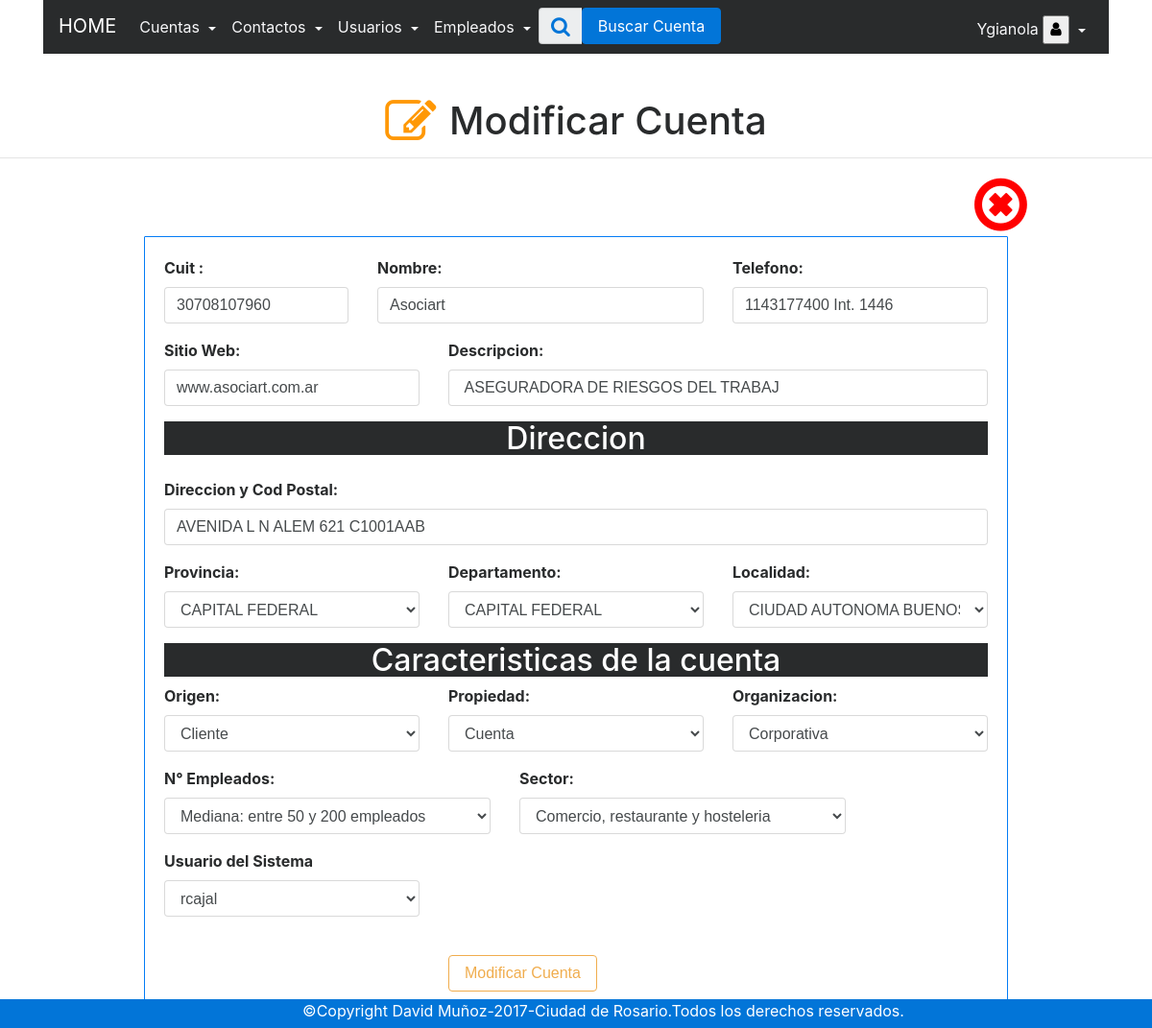
/php/modificar_cuenta.php?id=2 (signed in), run on an earlier commit of the app's database.
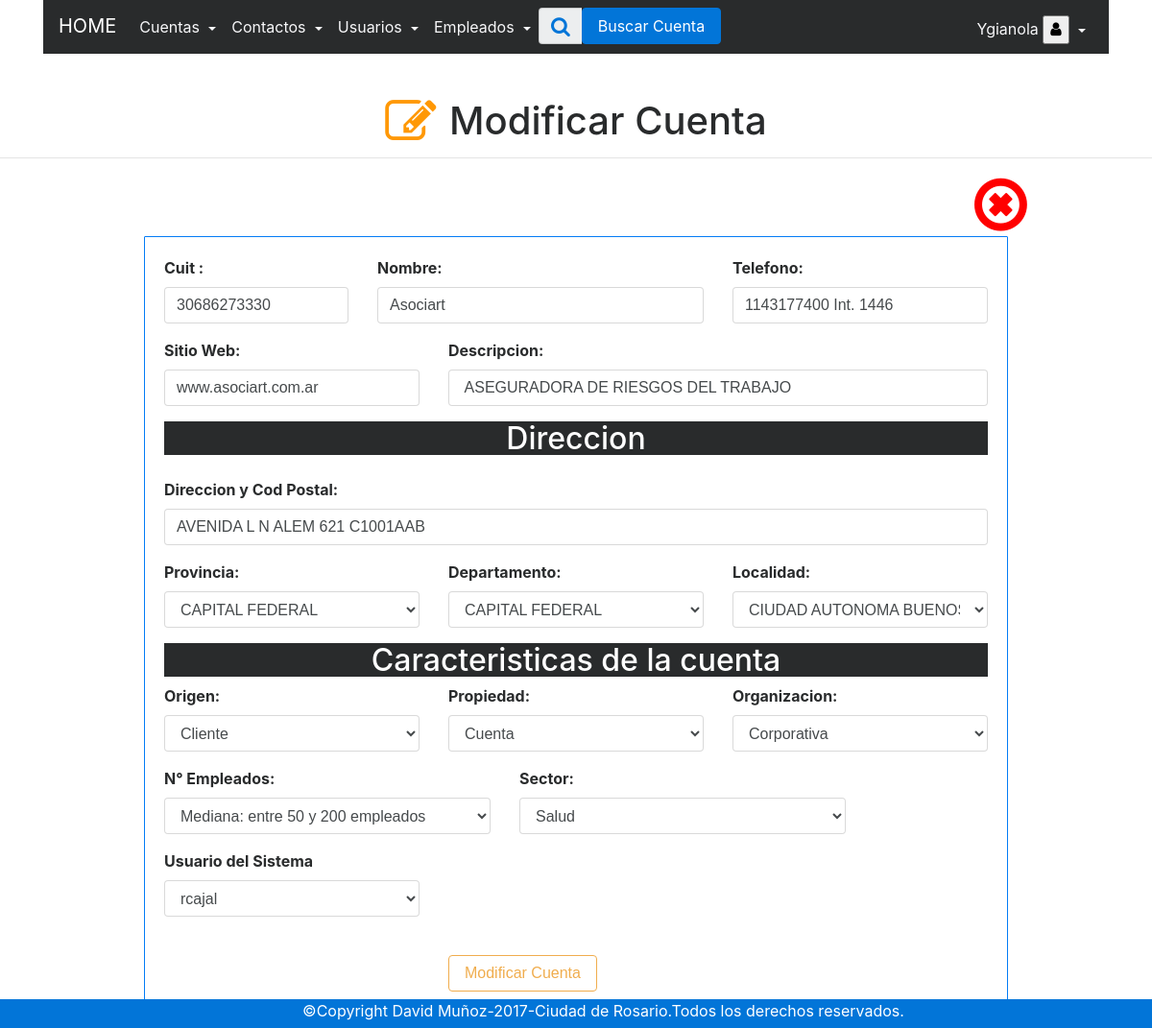
And on a later commit of the database.
### tables this page shows
CREATE TABLE IF NOT EXISTS `cuentas` (
  `id` int(255) NOT NULL AUTO_INCREMENT,
  `usuario_id` int(255) DEFAULT '1',
  `direccion_id` int(255) DEFAULT NULL,
  `cuit` varchar(11) NOT NULL DEFAULT '0',
  `nombreempresa` varchar(250) NOT NULL DEFAULT '0',
  `telefono` varchar(50) NOT NULL DEFAULT '0',
  `sitioweb` varchar(50) DEFAULT '0',
  `estado` int(1) NOT NULL DEFAULT '0',
  `descripcion` varchar(250) DEFAULT '0',
  PRIMARY KEY (`id`),
  UNIQUE KEY `cuit` (`cuit`),
  KEY `FK_cuentas_usuarios` (`usuario_id`),
  KEY `IdCiudad` (`direccion_id`),
  CONSTRAINT `FK_cuentas_direcciones` FOREIGN KEY (`direccion_id`) REFERENCES `direcciones` (`id`) ON DELETE CASCADE ON UPDATE CASCADE,
  CONSTRAINT `FK_cuentas_usuarios` FOREIGN KEY (`usuario_id`) REFERENCES `usuarios` (`id`) ON DELETE CASCADE ON UPDATE CASCADE
);

CREATE TABLE IF NOT EXISTS `direcciones` (
  `id` int(255) NOT NULL AUTO_INCREMENT,
  `provincia_id` int(255) DEFAULT '0',
  `departamento_id` int(255) DEFAULT '0',
  `localidad_id` int(255) DEFAULT '0',
  `CodPostal` varchar(255) NOT NULL DEFAULT '0',
  PRIMARY KEY (`id`),
  KEY `IdProvincia` (`provincia_id`),
  KEY `IdDetalleCiudad` (`departamento_id`),
  KEY `IdLocalidad` (`localidad_id`),
  CONSTRAINT `FK_direccion_departamentos` FOREIGN KEY (`departamento_id`) REFERENCES `departamentos` (`id`) ON DELETE CASCADE ON UPDATE CASCADE,
  CONSTRAINT `FK_direccion_localidades` FOREIGN KEY (`localidad_id`) REFERENCES `localidades` (`id`) ON DELETE CASCADE ON UPDATE CASCADE,
  CONSTRAINT `FK_direccion_provincias` FOREIGN KEY (`provincia_id`) REFERENCES `provincias` (`id`) ON DELETE CASCADE ON UPDATE CASCADE
);

CREATE TABLE IF NOT EXISTS `provincias` (
  `id` int(255) NOT NULL AUTO_INCREMENT,
  `nombre` varchar(50) NOT NULL DEFAULT '0',
  PRIMARY KEY (`id`)
);

### php/modificar_cuenta.php (called while the page is built, shortened)
<?php session_start();
require 'conexion.php';
if (isset($_GET['id'])) {
    $id  = $_GET["id"];
    $sql = $conexion->prepare("SELECT * FROM  cuentas WHERE id =:id");
    $sql->execute(array(':id' => $id));
    $res = $sql->fetchAll(PDO::FETCH_OBJ);
}
require '../views/cuentas/modificar_cuenta.view.php';

### views/cuentas/modificar_cuenta.view.php (the view, shortened to what this page needs)
<?php require '../views/menu/menucuenta_activa.view.php';?>
<h1 align="center"><i class="editarcuenta fa fa-pencil-square-o fa-lg" aria-hidden="true">&nbsp;</i>Modificar Cuenta</h1>
<hr>
<div class="offset-10 col-sm-1">
<a href="../php/index_cuenta.php" onclick="return confirm('¿Desea Cancelar?')" data-toggle="tooltip" data-placement="bottom" title="Cancelar"><i class="cancelform fa fa-times-circle-o fa-4x" aria-hidden="true"></i></i>
</a>
</div>
<form class="form-comtrol formod" action="<?php echo htmlspecialchars($_SERVER['PHP_SELF']); ?>" method="post" name="form">
<div class="form-group row">
<?php foreach ($res as $key): ?>
  <div class="col-sm-3">
  <label  for="inputEmail1"><strong>Cuit :</strong></label>
    <input pattern="\d{11}"  required required type="text" name="cuit" class="form-control" title="El Cuit debe tener 11 digitos enteros ej: 30710316097" value="<?php echo $key->cuit ?>" >
  </div>
  <div class="col-sm-5">
  <label  for="inputEmail1"><strong>Nombre:</strong></label>
    <input required="" type="text" name="nombreempresa" class="form-control" value="<?php echo $key->nombreempresa ?>" >
  </div>
  <div class="col-sm-4">
  <label  for="inputEmail1"><strong>Telefono:</strong></label>
    <input type="text" name="telefono" class="form-control" value="<?php echo $key->telefono ?>" >
  </div>
</div>
<div class="form-group row">
  <div class="col-sm-4">
  <label  for="inputEmail1"><strong>Sitio Web:</strong></label>
    <input type="text" name="sitioweb" class="form-control" value="<?php echo $key->sitioweb ?>">
  </div>
  <div class="col-sm-8">
  <label  for="inputEmail1"><strong>Descripcion:</strong></label>
    <input type="text" name="descripcion" class="form-control" value="<?php echo $key->descripcion ?>">
  </div>
</div>
<?php endforeach?>
<?php
$siddirecprov = $conexion->prepare("SELECT dir.id  ,dir.CodPostal as 'direccion',prov.id as 'provid', prov.nombre as 'provnombre'
FROM provincias prov JOIN
direcciones dir ON dir.provincia_id=prov.id JOIN
cuentas cue ON cue.direccion_id=dir.id
WHERE   cue.id= $id");
$siddirecprov->execute();
$rsiddirecprov = $siddirecprov->fetchAll(PDO::FETCH_OBJ);
?>
<?php foreach ($rsiddirecprov as $siddirecprov): ?>
  <div  class="bg-inverse text-white">
<h2 align="center">Direccion</h2>
</div>
<div class="form-group row">
<div class="col-sm-12">
<label  for="inputEmail1"><strong>Direccion y Cod Postal:</strong></label>
<input type="text" name="direccion"  class="form-control" placeholder="Direccion y Cod Postal" value="<?php echo $siddirecprov->direccion ?>">
</div>
</div>
<?php endforeach;?>
<?php
$queryselected = $conexion->prepare("SELECT dir.id as 'dirid' ,prov.id as 'provid', prov.nombre as 'provnombre'
FROM provincias prov JOIN
direcciones dir ON dir.provincia_id=prov.id JOIN
cuentas cue ON cue.direccion_id=dir.id
WHERE   cue.id= $id");
$queryselected->execute();
$rqueryselected = $queryselected->fetchAll(PDO::FETCH_OBJ);
foreach ($rqueryselected as $queryselected): ?>
<div class="form-group row">
<div class="col-sm-4">
<label  for="inputEmail1"><strong>Provincia:</strong></label>
<select class="form-control" name="provincia" id="provincia">
<option selected="selected" value="<?php echo $queryselected->provid ?>" >
<?php echo $queryselected->provnombre ?></option>
<?php endforeach;?>
</select>
</div>
<?php
$depselected = $conexion->prepare("SELECT   dir.departamento_id,dep.nombre
FROM provincias prov
JOIN departamentos dep ON prov.id=dep.provincia_id
JOIN direcciones dir ON dir.provincia_id=prov.id
JOIN cuentas cue ON cue.direccion_id=dir.id
WHERE cue.id=$id and dir.departamento_id=dep.id");
$depselected->execute();
$rdepselected = $depselected->fetchAll(PDO::FETCH_OBJ);
foreach ($rdepselected as $depselected): ?>
<div class="col-sm-4">
<label  for="inputEmail1"><strong>Departamento:</strong></label>
<select class="form-control " name="departamento" id="departamento">
<option selected="selected" value="<?php echo $depselected->departamento_id ?>" >
<?php echo $depselected->nombre ?></option>
<?php endforeach;?>
</select>
</div>
<?php
$locselect = $conexion->prepare("SELECT   dir.localidad_id,loc.nombre
FROM provincias prov
JOIN departamentos dep ON prov.id=dep.provincia_id
JOIN localidades loc ON dep.id=loc.departamento_id
JOIN direcciones dir ON dir.provincia_id=prov.id
JOIN cuentas cue ON cue.direccion_id=dir.id
WHERE cue.id=$id and dir.localidad_id=loc.id");
$locselect->execute();
$rlocselect = $locselect->fetchAll(PDO::FETCH_OBJ);
foreach ($rlocselect as $locselect): ?>
<div class="col-sm-4">
<label  for="inputEmail1"><strong>Localidad:</strong></label>
<select class="form-control" name="localidad" id="localidad">
<option selected="selected" value="<?php echo $locselect->localidad_id ?>" >
<?php echo $locselect->nombre ?></option>
<?php endforeach;?>
</select>
</div>
</div>
<?php
$toriedit = $conexion->prepare("SELECT  tori.id,tori.descripcion
FROM tipos_origenes tori
JOIN origenes ori ON tori.id=ori.tipoorigen_id
JOIN cuentas cue ON ori.cuenta_id=cue.id
WHERE cue.id=$id");
$toriedit->execute();
$rtoriedit = $toriedit->fetchAll(PDO::FETCH_OBJ);
?>
 <div  class="bg-inverse text-white">
<h2 align="center">Caracteristicas de la cuenta</h2>
</div>
<div class="form-group row">
<div class="col-sm-4">
<label  for="inputEmail1"><strong>Origen:</strong></label>
<select required class="form-control" id="tiorigen" name="tiorigen">
<?php foreach ($rtoriedit as $toriedit): ?>
<option selected="selected" value="<?php echo $toriedit->id; ?>" ></a>
<?php echo $toriedit->descripcion; ?>
<?php endforeach;?>
</option>
</select>
</div>
<?php
$tpropedit = $conexion->prepare("SELECT tprop.id,tprop.descripcion
FROM tipos_propiedades tprop
JOIN propiedades prop ON prop.tipopropiedad_id=tprop.id
JOIN cuentas cue ON prop.cuenta_id=cue.id
WHERE cue.id=$id");
$tpropedit->execute();
$rtpropedit = $tpropedit->fetchAll(PDO::FETCH_OBJ);
?>
<div class="col-sm-4">
<label  for="inputEmail1"><strong>Propiedad:</strong></label>
<select class="form-control" id="tiprop" name="tiprop">
<?php foreach ($rtpropedit as $tpropedit): ?>
<option selected="selected" value="<?php echo $tpropedit->id ?>" ></a>
<?php echo $tpropedit->descripcion ?>
<?php endforeach;?>
</option>
</select>
</div>
<?php
$torgaedit = $conexion->prepare("
SELECT torga.id,torga.descripcion
FROM tipos_organizaciones torga
JOIN organizaciones org ON org.tipoorganizacion_id=torga.id
JOIN cuentas cue ON org.cuenta_id=cue.id
WHERE cue.id=$id
");
$torgaedit->execute();
$rtorgaedit = $torgaedit->fetchAll(PDO::FETCH_OBJ);
?>
<div class="col-sm-4">
<label  for="inputEmail1"><strong>Organizacion:</strong></label>
<select class="form-control" id="tiorga" name="tiorga">
<?php foreach ($rtorgaedit as $torgaedit): ?>
<option selected="selected" value="<?php echo $torgaedit->id ?>" ></a>
<?php echo $torgaedit->descripcion ?>
<?php endforeach;?>
</option>
</select>
</div>
</div>
<?php
$tnempedit = $conexion->prepare("SELECT tnemp.id, tnemp.descripcion
FROM tipos_numerosempleados tnemp
JOIN numeroempleados nemp ON tnemp.id=nemp.tiponumeroempleados_id
JOIN cuentas cue ON nemp.cuenta_id=cue.id
WHERE cue.id=$id");
$tnempedit->execute();
$rtnempedit = $tnempedit->fetchAll(PDO::FETCH_OBJ);
?>
<div class="form-group row">
<div class="col-sm-5">
<label  for="inputEmail1"><strong>N° Empleados:</strong></label>
<select class="form-control" id="tinemp" name="tinemp">
<?php foreach ($rtnempedit as $tnempedit): ?>
<option selected="selected" value="<?php echo $tnempedit->id ?>" ></a>
<?php echo $tnempedit->descripcion ?>
<?php endforeach;?>
</option>
</select>
</div>
<?php
$tsecedit = $conexion->prepare("SELECT tsec.id,tsec.descripcion
FROM tipos_sectores tsec JOIN
sectores sec ON tsec.id=sec.tiposector_id JOIN
cuentas cue ON sec.cuenta_id=cue.id
WHERE cue.id=$id");
$tsecedit->execute();
$rtsecedit = $tsecedit->fetchAll(PDO::FETCH_OBJ);
?>
<div class="col-sm-5">
<label  for="inputEmail1"><strong>Sector:</strong></label>
<select class="form-control" id="tisec" name="tisec">
<?php foreach ($rtsecedit as $tsecedit): ?>
<option selected="selected"  value="<?php echo $tsecedit->id ?>"></a>
<?php echo $tsecedit->descripcion ?>
</option>
<?php endforeach;?>
</select>
</div>
</div>
<?php
$usuedit = $conexion->prepare("SELECT usu.id,usu.usuario
FROM usuarios usu JOIN cuentas cue ON
usu.id=cue.usuario_id
WHERE cue.id=$id");
$usuedit->execute();
$rusuedit = $usuedit->fetchAll(PDO::FETCH_OBJ);
?>
<div class="form-group row">
  <div class="col-sm-4">
  <label  for="inputEmail1"><strong>Usuario del Sistema</strong></label>
<select required="" class="form-control" id="usuario_id" name="usuario_id">
<?php foreach ($rusuedit as $usuedit): ?>
<option selected="selected"  value="<?php echo $usuedit->id ?>"></a>
<?php echo $usuedit->usuario ?>
</option>
<?php endforeach;?>
</select>
  </div>
</div>
<br>
<div class="form-group row">
      <div class="offset-sm-4 col-sm-8">
        <input type="submit"  class="btn btn-outline-warning" id="modificar" name="modificar" value="Modificar Cuenta">
      </div>
  </div>
</form>
</body>
</html>
<?php require '../views/menu/footer.view.php';?>

### views/menu/menucuenta_activa.view.php (shortened to what this page needs)
<!DOCTYPE html>
<html lang="es">
    <head>
                    <link href="../assets/css/bootstrap.min.css" rel="stylesheet">
                <link href="../assets/css/styles.css" rel="stylesheet">
                        <link href="../assets/css/font-awesome.css" rel="stylesheet">
    </head>
    <body>
        <header>
            <div class="container">
                <nav class="navbar navbar-toggleable-md navbar-inverse bg-inverse">
                    <ul class="navbar-nav">
                        <div>
                            <a class="navbar-brand" href="../index.php">
                                HOME
                            </a>
                        </div>
                        <div class="collapse navbar-collapse" id="navbarNavDropdown">
                            <li class="nav-item dropdown">
                                <li class="nav-item dropdown">
                                    <a aria-expanded="false" aria-haspopup="true" class="nav-link dropdown-toggle" data-toggle="dropdown" href="../php/index_cuenta.php" id="navbarDropdownMenuLink">
                                        Cuentas
                                    </a>
                                </li>
                            </li>
                            <li class="nav-item dropdown">
                                <li class="nav-item dropdown">
                                    <a aria-expanded="false" aria-haspopup="true" class="nav-link dropdown-toggle" data-toggle="dropdown" href="" id="navbarDropdownMenuLink">
                                        Contactos
                                    </a>
                                </li>
                            </li>
                            <li class="nav-item dropdown">
                                <li class="nav-item dropdown">
                                    <a aria-expanded="false" aria-haspopup="true" class="nav-link dropdown-toggle" data-toggle="dropdown" href="" id="navbarDropdownMenuLink">
                                        Usuarios
                                    </a>
                                </li>
                            </li>
                            <li class="nav-item dropdown">
                                <li class="nav-item dropdown">
                                    <a aria-expanded="false" aria-haspopup="true" class="nav-link dropdown-toggle" data-toggle="dropdown" href="" id="navbarDropdownMenuLink">
                                        Empleados
                                    </a>
                                </li>
                            </li>
                            <li class="nav-item ">
                                <form class="form-inline my-2 my-lg-0">
                                    <div class="input-group-addon">
                                        <a href="../php/busqueda_cuenta_activa.ajax.php">
                                            <i aria-hidden="true" class="fa fa-search fa-lg">
                                            </i>
                                        </a>
                                    </div>
                                    <a class="btn btn-primary" href="../php/busqueda_cuenta_activa.ajax.php" name="buscar">
                                        Buscar Cuenta
                                    </a>
                                </form>
                            </li>
                            <li class="nav-item dropdown navbar-toggler-right">
                                <a aria-expanded="false" aria-haspopup="true" class="nav-link dropdown-toggle" data-toggle="dropdown" href="#" id="navbarDropdownMenuLink">
                                    <?php echo ucwords($_SESSION['usuario']); ?>
                                    <button class="button helper-button clear">
                                        <i aria-hidden="true" class="fa fa-user">
                                        </i>
                                    </button>
                                </a>
                            </li>
                        </div>
                    </ul>
                </nav>
            </div>
        </header>
    </body>
</html>

### views/menu/footer.view.php
<footer>
<div class="footer-bottom bg-primary text-white footerfijo">
    <div class="container">
      <div class="row">
        <div class="col-xs-12 offset-3 ">
          <p class="text-white">&copy;Copyright David Muñoz-2017-Ciudad de Rosario.Todos los derechos reservados.</p>
        </div>
      </div>
    </div>
  </div>
</footer>

### assets/css/styles.css (style rules this page uses)
.formod { width: 900px; margin: 1px auto; background: #FFFFFF; padding: 20px; border-radius: 1px; border: 1px solid #047CF6; }
.cancelform { color: red; margin: auto; }
.editarcuenta { color: #FF9805; }
.footerfijo { position: fixed; left: 0px; bottom: 0px; height: 30px; width: 100%; }
.navbar-inverse .navbar-nav .nav-link { color: #f7f7f9; }

What changed in the data, as far as the page shows it:
changed cuentas "Asociart": cuit "30708107960" → "30686273330"; descripcion "ASEGURADORA DE RIESGOS DEL TRABAJ" → "ASEGURADORA DE RIESGOS DEL TRABAJO"
Also different on the page:
form field tisec: "Comercio, restaurante y hosteleria" → "Salud"
